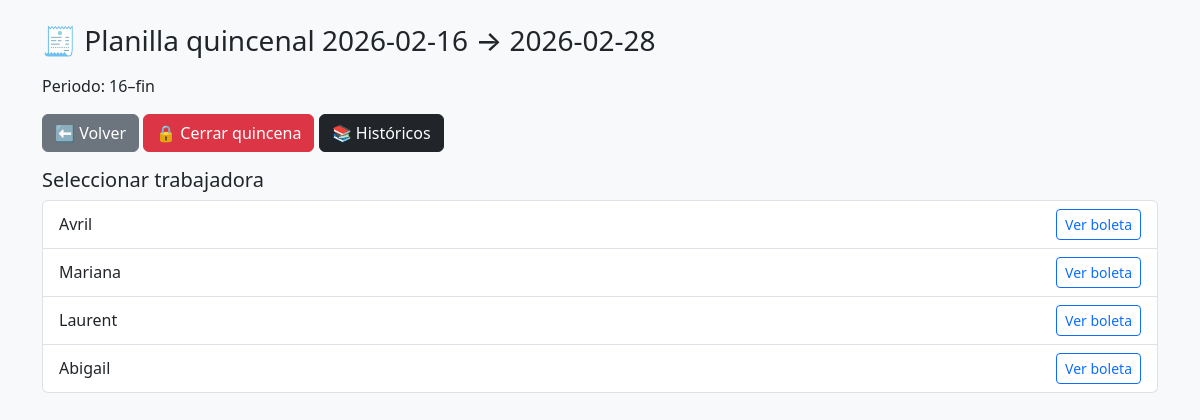
The page /boleta_trabajadora (signed in) on the database its author committed.
### app.py (models this page shows)
class Trabajadora(db.Model):
    id = db.Column(db.Integer, primary_key=True)
    nombre = db.Column(db.String(100))
    tipo_pago = db.Column(db.String(20))
    sueldo_base = db.Column(db.Float, default=0)
    comision = db.Column(db.Float, default=0)
    meta_1 = db.Column(db.Float, default=0)
    comision_meta_1 = db.Column(db.Float, default=0)
    meta_2 = db.Column(db.Float, default=0)
    comision_meta_2 = db.Column(db.Float, default=0)
    activo = db.Column(db.Boolean, default=True)
    from datetime import time
    hora_semana = db.Column(db.Time, default=time(10,0))
    hora_sabado = db.Column(db.Time, default=time(10,0))

### app.py (the view, shortened to what this page needs)
@app.route("/boleta_trabajadora", methods=["GET","POST"])
def boleta_trabajadora():
    if session.get("rol") != "admin":
        return redirect("/")
    from datetime import date, timedelta
    hoy = date.today()
    if hoy.day <= 15:
        inicio = date(hoy.year, hoy.month, 1)
        fin = date(hoy.year, hoy.month, 15)
        titulo = "1–15"
    else:
        inicio = date(hoy.year, hoy.month, 16)
        siguiente = date(hoy.year + (hoy.month==12), ((hoy.month)%12)+1, 1)
        fin = siguiente - timedelta(days=1)
        titulo = "16–fin"
    if fin.weekday() == 6:
        fin -= timedelta(days=1)
    trabajadoras = Trabajadora.query.filter_by(activo=True).all()
    edit_id = request.args.get("edit")
    edit_id = int(edit_id) if edit_id else None
    ver_id = request.args.get("ver")
    ver_id = int(ver_id) if ver_id else None
    hist = request.args.get("hist")
    filas = []
    for t in trabajadoras:
        r = calcular_boleta(t, inicio, fin)
        r["sueldo"] = round((t.sueldo_base or 0) / 2, 2)
        r["tardanzas"] = r.get("tardanzas", 0)
        r["faltas"] = r.get("faltas", 0)
        boleta = BoletaTrabajadora.query.filter_by(
            trabajadora_id=t.id,
            fecha_inicio=inicio,
            fecha_fin=fin
        ).first()
        r["bloqueada"] = True if (boleta and boleta.cerrada) else False
        if boleta:
            r["sueldo"] = boleta.sueldo_base
            r["comision"] = boleta.comisiones
            r["bonos"] = boleta.bonos
            r["adelantos"] = boleta.adelantos
            r["descuentos"] = boleta.descuentos_manual
            if boleta.tardanzas:
                r["tardanzas"] = boleta.tardanzas
            if boleta.faltas:
                r["faltas"] = boleta.faltas
        ingresos = r["sueldo"] + r["comision"] + r["bonos"]
        egresos = r["tardanzas"] + r["faltas"] + r["adelantos"] + r["descuentos"]
        r["total"] = ingresos - egresos
        filas.append({
            "id": t.id,
            "nombre": t.nombre,
            **r
        })
    if ver_id:
        filas = [f for f in filas if f["id"] == ver_id]
    historicos = []
    if hist:
        historicos = BoletaTrabajadora.query.filter_by(cerrada=True)\
            .order_by(BoletaTrabajadora.fecha_inicio.desc())\
            .all()
    return render_template(
        "boleta_trabajadora.html",
        filas=filas,
        todas_trabajadoras=trabajadoras,
        inicio=inicio,
        fin=fin,
        titulo=titulo,
        edit_id=edit_id,
        ver_id=ver_id,
        historicos=historicos,
        hist=hist
    )

### templates/boleta_trabajadora.html (shortened to what this page needs)
<!DOCTYPE html>
<html>
<head>
<link href="https://cdn.jsdelivr.net/npm/bootstrap@5.3.2/dist/css/bootstrap.min.css" rel="stylesheet">
</head>
<body class="bg-light">
<div class="container mt-4">
<h3 class="mb-3">🧾 Planilla quincenal {{ inicio }} → {{ fin }}</h3>
<p>Periodo: {{ titulo }}</p>
<a href="/" class="btn btn-secondary mb-3">⬅ Volver</a>
<a href="/cerrar_quincena" class="btn btn-danger mb-3">
🔒 Cerrar quincena
</a>
<a href="/boleta_trabajadora?hist=1" class="btn btn-dark mb-3">
📚 Históricos
</a>
<h5>Seleccionar trabajadora</h5>
<div class="list-group mb-4">
{% for f in todas_trabajadoras %}
<a href="/boleta_trabajadora?ver={{ f.id }}"
   class="list-group-item list-group-item-action d-flex justify-content-between align-items-center">
    {{ f.nombre }}
    <span class="btn btn-sm btn-outline-primary">
        Ver boleta
    </span>
</a>
{% endfor %}
</div>
</div>
</body>
</html>

### rows shown on the page
Trabajadora: nombre "Avril"
Trabajadora: nombre "Mariana"
Trabajadora: nombre "Laurent"
Trabajadora: nombre "Abigail"

### other values the page prints
{{ fin }} "2026-02-28"
{{ titulo }} "16–fin"
